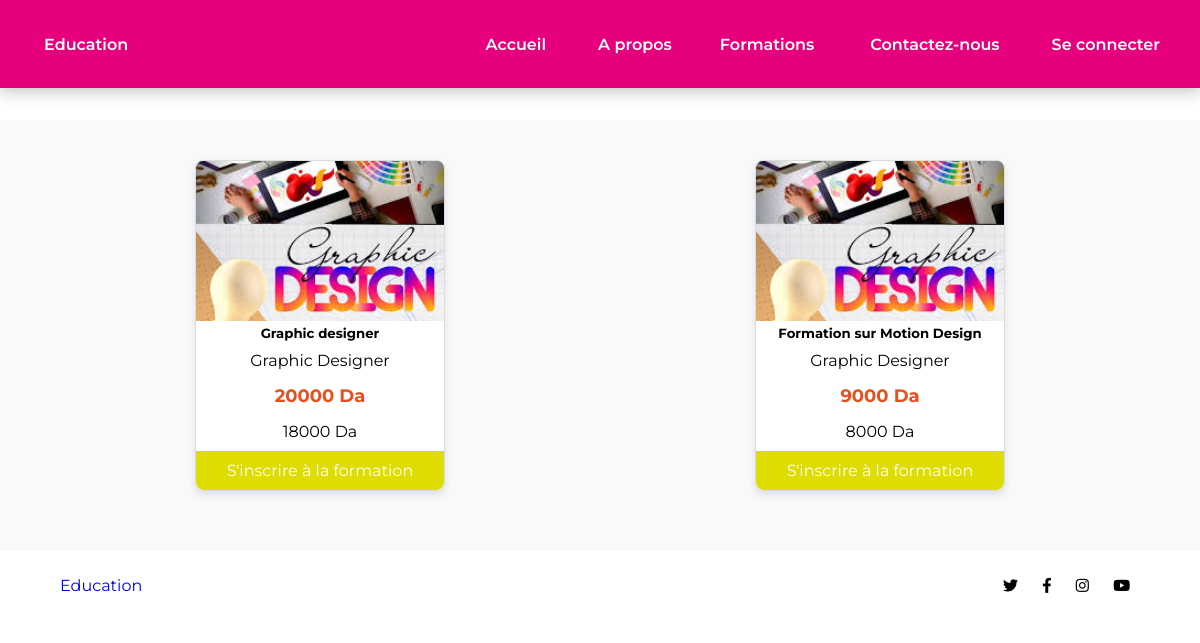
Screenshot of /espace_utilisateur/formations_categories.php?Id_categorie=5 with the database file from the repository.
### tables this page shows
CREATE TABLE `formations` (
  `Id_formations` int(11) NOT NULL,
  `Id_categorie` varchar(100) NOT NULL,
  `nom_formation` varchar(191) NOT NULL,
  `description` mediumtext NOT NULL,
  `Prix` int(11) NOT NULL,
  `Prix_Promotion` int(11) NOT NULL,
  `images` varchar(191) NOT NULL,
  `date_creation` timestamp NOT NULL DEFAULT current_timestamp()
);

### espace_utilisateur/formations_categories.php (the view, shortened to what this page needs)
<?php
require_once $_SERVER['DOCUMENT_ROOT'] . '/espace admin/php/Connexion_bdd.php';
$Id_categorie = isset($_GET['Id_categorie']) ? intval($_GET['Id_categorie']) : 0;
$queryFormations = "SELECT f.Id_formations, f.images, f.nom_formation, c.nomcategorie, f.description, f.Prix, f.Prix_Promotion
                     FROM formations f
                     JOIN catégories c ON f.Id_categorie = c.Id_categorie
                     WHERE f.Id_categorie = ?";
$stmt = $con->prepare($queryFormations);
$stmt->bind_param('i', $Id_categorie);
$stmt->execute();
$resultFormations = $stmt->get_result();
$formations = [];
if ($resultFormations) {
    while ($row = mysqli_fetch_assoc($resultFormations)) {
        $formations[] = $row;
    }
} else {
    error_log('Erreur lors de la récupération des formations: ' . mysqli_error($con));
}
?>
<!DOCTYPE html>
<html lang="en">
<head>
    <link rel="stylesheet" href="https://cdnjs.cloudflare.com/ajax/libs/font-awesome/6.1.1/css/all.min.css">
    <link rel="stylesheet" href="https://cdnjs.cloudflare.com/ajax/libs/boxicons/2.0.7/css/boxicons.min.css">
    <link href="https://cdn.jsdelivr.net/npm/remixicon@3.2.0/fonts/remixicon.css" rel="stylesheet">
    <link rel="stylesheet" href="style.css">
</head>
<body>
    <header class="header">
        <nav class="nav container">
            <div class="nav__data">
                <a href="#" class="nav__logo">
                    <i class="ri-book-line"></i>Education
                </a>
            </div>
            <div class="nav__menu" id="nav-menu">
                <ul class="nav__list">
                    <li><a href="home.php" class="nav__link"><i class="ri-home-line"></i> Accueil</a></li>
                    <li><a href="A_propos.php" class="nav__link"><i class="ri-information-line"></i> A propos</a></li>
                    <li class="dropdown__item">
                        <a href="formations.php" class="nav__link">
                            Formations <i class="ri-arrow-down-s-line dropdown__arrow"></i>
                        </a>
                    </li>
                    <li><a href="contact.php" class="nav__link"><i class="ri-contacts-line"></i> Contactez-nous</a>
                    </li>
                    <li><a href="se_connecter.php" class="nav__link"><i class="ri-user-2-line"></i> Se connecter</a>
                    </li>
                </ul>
            </div>
        </nav>
    </header>
    <section class="formations">
        <?php foreach ($formations as $formation): ?>
        <div class="card-formation">
            <img src="../espace admin/uploads/<?php echo htmlspecialchars($formation['images']); ?>"
                alt="<?php echo htmlspecialchars($formation['nom_formation']); ?>">
            <h5><?php echo htmlspecialchars($formation['nom_formation']); ?></h5>
            <p><?php echo htmlspecialchars($formation['nomcategorie']); ?></p>
            <?php if (!empty($formation['Prix_Promotion'])): ?>
            <h6><?php echo htmlspecialchars($formation['Prix']); ?> Da</h6>
            <p><?php echo htmlspecialchars($formation['Prix_Promotion']); ?> Da</p>
            <?php else: ?>
            <p><?php echo htmlspecialchars($formation['Prix']); ?> Da</p>
            <?php endif; ?>
            <a href="formation_detail.php?id=<?php echo htmlspecialchars($formation['Id_formations']); ?>"
                class="buy-button">S'inscrire à la formation</a>
        </div>
        <?php endforeach; ?>
    </section>
</body>
<footer>
    <div class="footer-content">
        <div class="footer-logo">
            <a href="#" class="logo">
                <i class="ri-book-line"></i>Education
            </a>
        </div>
        <div class="social-links">
            <a href="https://twitter.com" class="social-icon"><i class="fab fa-twitter"></i></a>
            <a href="https://facebook.com" class="social-icon"><i class="fab fa-facebook-f"></i></a>
            <a href="https://instagram.com" class="social-icon"><i class="fab fa-instagram"></i></a>
            <a href="https://youtube.com" class="social-icon"><i class="fab fa-youtube"></i></a>
        </div>
    </div>
</footer>
</html>

### espace_utilisateur/style.css (style rules this page uses)
:root { --header-height: 3.5rem; --black-color:#E6007E; --black-color-light: #E6007E; --black-color-lighten: #E6007E; --white-color: #fff; --body-color: hsl(220, 100%, 97%); --body-font: "Montserrat", sans-serif; --normal-font-size: .938rem; --font-regular: 400; --font-semi-bold: 600; --z-tooltip: 10; --z-fixed: 100; }
@media screen and (min-width: 1024px) { :root { --normal-font-size: 1rem; } }
* { box-sizing: border-box; padding: 0; margin: 0; }
body { font-family: var(--body-font); font-size: var(--normal-font-size); background-color:#ffffff; height: 100%; width: 100%; margin: 0; padding: 0; overflow-x: hidden; }
ul { list-style: none; }
a { text-decoration: none; }
.container { max-width: 1120px; margin-inline: 1.5rem; }
.header { position: fixed; top: 0; left: 0; width: 100%; background-color: var(--black-color); box-shadow: 0 2px 16px hsla(220, 32%, 8%, .3); z-index: var(--z-fixed); }
.nav { height: var(--header-height); }
.nav__logo, .nav__burger, .nav__close { color: var(--white-color); }
.nav__data { height: 100%; display: flex; justify-content: space-between; align-items: center; }
.nav__logo { display: inline-flex; align-items: center; column-gap: .25rem; font-weight: var(--font-semi-bold); }
.nav__link { color: var(--white-color); background-color: var(--black-color); font-weight: var(--font-semi-bold); padding: 1.25rem 1.5rem; display: flex; justify-content: space-between; align-items: center; transition: background-color .3s; }
.dropdown__item { cursor: pointer; }
@media screen and (min-width: 1118px) { .container { margin-inline: auto; } }
@media screen and (min-width: 1118px) { .nav { height: calc(var(--header-height) + 2rem); display: flex; justify-content: space-between; } }
@media screen and (min-width: 1118px) { .nav__list { height: 100%; display: flex; column-gap: 3rem; } }
@media screen and (min-width: 1118px) { .nav__link { height: 100%; padding: 0; justify-content: initial; column-gap: .25rem; } }
@media screen and (min-width: 1118px) { .dropdown__item, .dropdown__subitem { position: relative; } }
section { padding: 100px 14% 10px; background-color: #ffffff; margin-bottom: 5px; }
.social-icon { margin: 0 10px; color: #E6007E; font-size: 24px; }
footer { background-color: #ffffff; color: rgb(0, 0, 0); padding: 20px 0; display: flex; justify-content: space-between; align-items: center; font-size: 16px; }
.footer-content { width: 90%; margin: 0 auto; display: flex; justify-content: space-between; align-items: center; }
.social-links a { color: rgb(0, 0, 0); margin-left: 10px; font-size: 15px; }
.buy-button { color: white; padding: 10px 20px; text-align: center; text-decoration: none; display: inline-block; font-size: 16px; cursor: pointer; border-radius: 5px; border: none; transition: background-color 0.3s, box-shadow 0.3s; }
.formations { margin-top: 10%; display: flex; flex-wrap: wrap; justify-content: space-around; padding: 40px; background-color: #f8f9fa; }
.card-formation { width: 250px; background-color: #ffffff; border: 1px solid #ddd; border-radius: 8px; margin-bottom: 20px; box-shadow: 0 4px 8px rgba(0, 0, 0, 0.1); text-align: center; overflow: hidden; transition: transform 0.3s ease; }
.card-formation img { width: 100%; height: 160px; object-fit: cover; }
.card-formation p { color: #000000; font-size: 16px; padding: 10px 15px; margin: 0; }
.card-formation h6 { color: #E94E1B; font-size: 18px; margin: 5px 0; }
.buy-button { background-color: #DEDC00; color: white; border: none; padding: 10px 20px; cursor: pointer; width: 100%; border-radius: 0 0 8px 8px; font-size: 16px; transition: background-color 0.3s, transform 0.3s; }

### rows the page displays
formations: images (picture), nom_formation "Graphic designer", Id_categorie.nomcategorie "Graphic Designer", Prix "20000", Prix_Promotion "18000"
formations: images (picture), nom_formation "Formation sur Motion Design", Id_categorie.nomcategorie "Graphic Designer", Prix "9000", Prix_Promotion "8000"
